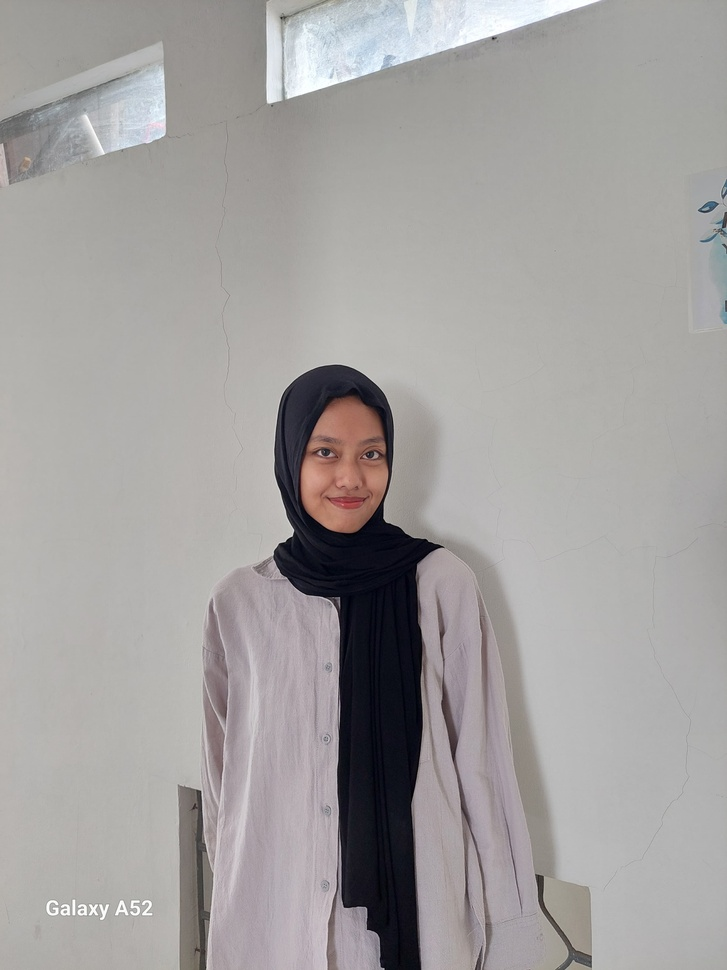
#> input picture revaa.jpg, 727 x 970 px, shrunk from 3120 x 4160 before the run
$ jupyter execute UAS_202231067.ipynb
#> lines starting #> are read from the running program, lines starting #| are printed output that depends on the picture
# FILTERING CITRA

### IMPORT LIBRARY

[cell 1]
import cv2
import matplotlib.pyplot as plt ## untuk memvisualisasi data
import numpy as np ## untuk membaca angka

[cell 2]
img = cv2.imread("revaa.jpg")
#> img is the input picture: shape (970, 727, 3); mean B, G, R 159, 159.9, 162.6
citra = cv2.cvtColor(img, cv2.COLOR_BGR2GRAY)

[cell 3]
copyCitra1 = citra.copy().astype(float)

m1, n1 = copyCitra1.shape
#> m1 = 970; n1 = 727
output1 = np.empty([m1, n1])

print("Shape copy citra 1: ", copyCitra1.shape)
#| Shape copy citra 1:  (970, 727)
print("Shape output citra 1: ", output1.shape)
#| Shape output citra 1:  (970, 727)

print('m1: ', m1)
#| m1:  970
print('n1: ', n1)
#| n1:  727
print()

### Membuat Filter Rata-rata

[cell 4]
for baris in range(0, m1-1):
    for kolom in range(0, n1-1):
        a1 = baris
        b1 = kolom
        jumlah = copyCitra1[a1-1, b1-1] + copyCitra1[a1-1, b1]  + copyCitra1[a1-1, b1+1] +\
            copyCitra1[a1, b1-1] + copyCitra1[a1,b1] + copyCitra1[a1, b1] +\
            copyCitra1[a1+1, b1-1] + copyCitra1[a1+1, b1] + copyCitra1[a1+1, b1 +1]
        output1[a1,b1] = 1/9*jumlah

[cell 5]
fig, axis = plt.subplots(1,2, figsize=(10,10))
ax = axis.ravel()

ax[0].imshow(citra, cmap='gray')
ax[0].set_title('Original Image')

ax[1].imshow(output1, cmap='gray')
ax[1].set_title('Mean Filtered Image')
plt.show()
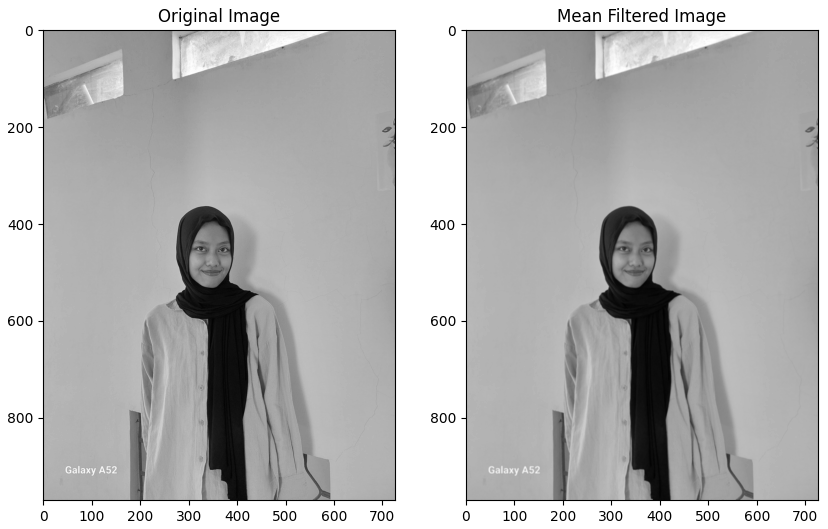
#> figure drawn by matplotlib, 2 panels

### Median Filtering

[cell 6]
img_filtering = img.copy()
img_filtering = cv2.cvtColor(img_filtering, cv2.COLOR_BGR2RGB)
img_median = img.copy()
img_median = cv2.cvtColor(img_median, cv2.COLOR_BGR2RGB)
img_median_after = cv2.medianBlur(img_median, 5)

[cell 7]
fig, axis = plt.subplots(1,2, figsize=(10,10))
ax = axis.ravel()

ax[0].imshow(img_filtering)
ax[0].set_title('Citra Asli')

ax[1].imshow(img_median_after)
ax[1].set_title('After filter median')
plt.show()

[cell 8]
import matplotlib.pyplot as plt

fig, axis = plt.subplots(2, 2, figsize=(7, 9))
ax = axis.ravel()

ax[0].imshow(img_filtering, cmap='gray')
ax[0].set_title('Citra Asli')

ax[1].imshow(img_median_after, cmap='gray')
ax[1].set_title('After filter median')

ax[2].imshow(citra, cmap='gray')
ax[2].set_title('Original Image')

ax[3].imshow(output1, cmap='gray')
ax[3].set_title('Mean Filtered Image')

plt.show()
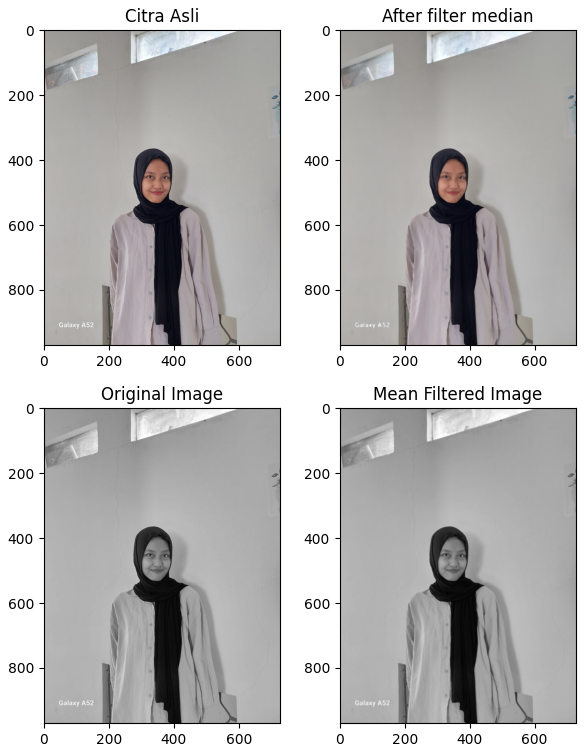
#> figure drawn by matplotlib, 4 panels

$ run again, with bukti foto.jpg copied over revaa.jpg
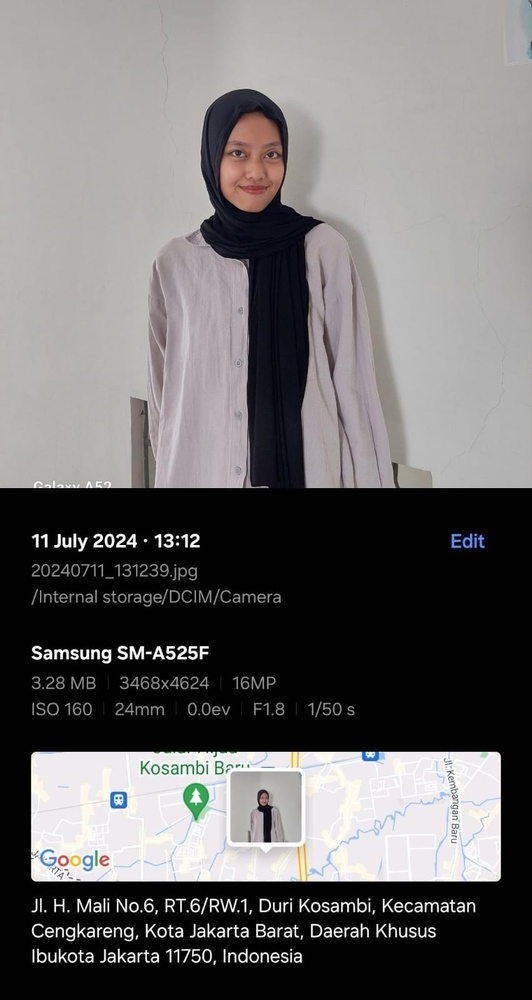
#> input picture bukti foto.jpg, 532 x 1000 px, shrunk from 852 x 1600 before the run
#> img is the input picture: shape (1000, 532, 3); mean B, G, R 107.4, 107.5, 109.3
#| Shape copy citra 1:  (1000, 532)
#| Shape output citra 1:  (1000, 532)
#| m1:  1000
#| n1:  532
#> after the loop `for baris in range(0, m1-1):`:
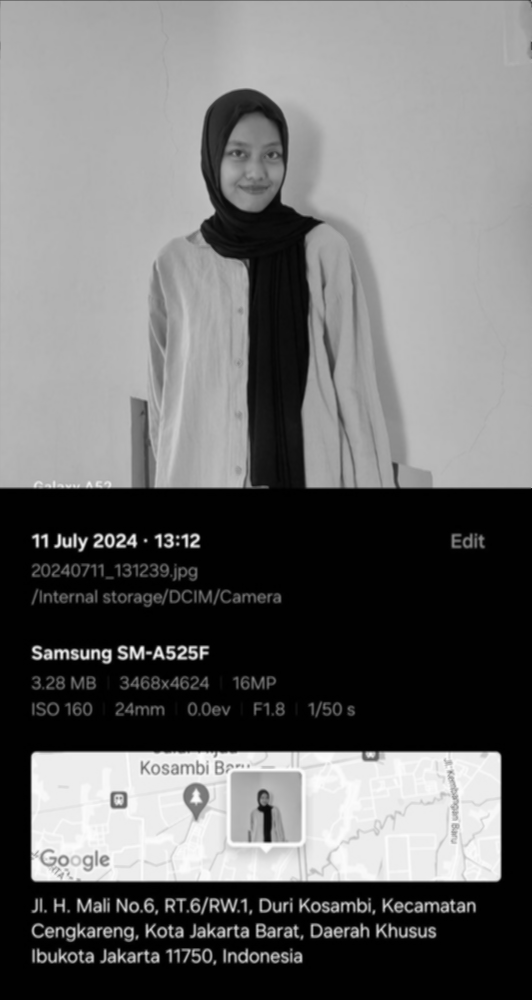
#> output1: shape (1000, 532) float64; min 0, max 253.6, mean 108
#> `plt.show()`:
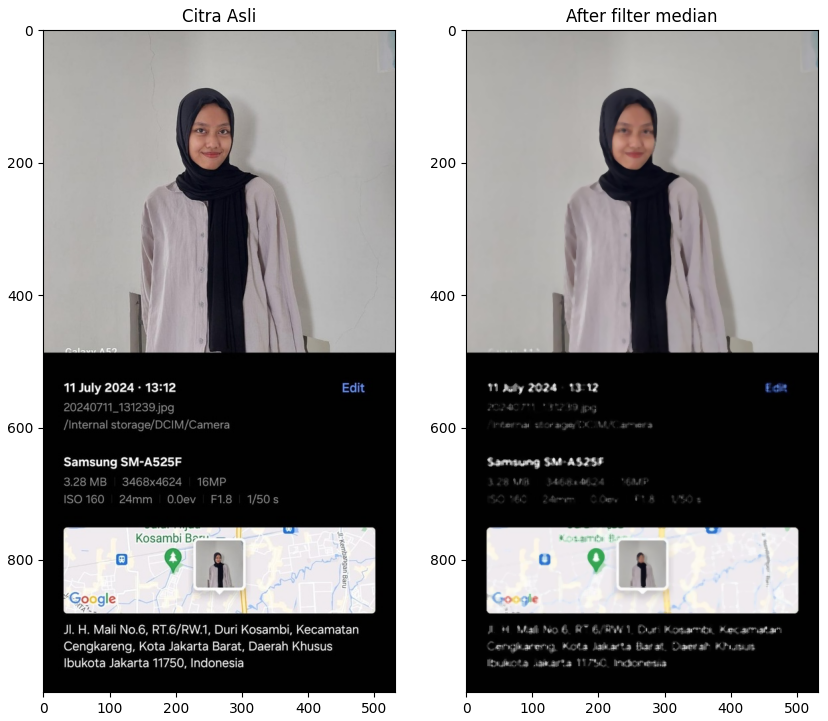
#> figure drawn by matplotlib, 2 panels
